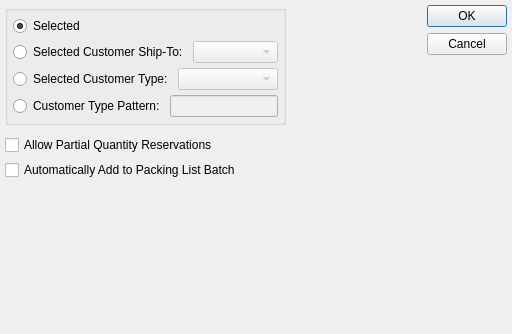
<?xml version="1.0" encoding="UTF-8"?>
<ui version="4.0">
 <comment>This file is part of the xTuple ERP: PostBooks Edition, a free and
open source Enterprise Resource Planning software suite,
Copyright (c) 1999-2019 by OpenMFG LLC, d/b/a xTuple.
It is licensed to you under the Common Public Attribution License
version 1.0, the full text of which (including xTuple-specific Exhibits)
is available at www.xtuple.com/CPAL.  By using this software, you agree
to be bound by its terms.</comment>
 <class>allocateReservations</class>
 <widget class="QDialog" name="allocateReservations">
  <property name="geometry">
   <rect>
    <x>0</x>
    <y>0</y>
    <width>512</width>
    <height>334</height>
   </rect>
  </property>
  <property name="sizePolicy">
   <sizepolicy hsizetype="Preferred" vsizetype="Preferred">
    <horstretch>0</horstretch>
    <verstretch>0</verstretch>
   </sizepolicy>
  </property>
  <property name="windowTitle">
   <string>Allocate Reservations</string>
  </property>
  <layout class="QGridLayout" name="gridLayout">
   <item row="0" column="0">
    <layout class="QHBoxLayout" name="horizontalLayout_2">
     <item>
      <layout class="QVBoxLayout" name="verticalLayout_2">
       <item>
        <layout class="QVBoxLayout" name="verticalLayout">
         <item>
          <widget class="QGroupBox" name="_customerGroup">
           <layout class="QGridLayout" name="gridLayout_2">
            <item row="0" column="0">
             <layout class="QHBoxLayout" name="horizontalLayout">
              <item>
               <widget class="QRadioButton" name="_selectedCustomer">
                <property name="text">
                 <string>Selected </string>
                </property>
                <property name="checked">
                 <bool>true</bool>
                </property>
               </widget>
              </item>
              <item>
               <widget class="CustCluster" name="_cust">
                <property name="nameVisible">
                 <bool>false</bool>
                </property>
                <property name="descriptionVisible">
                 <bool>false</bool>
                </property>
               </widget>
              </item>
             </layout>
            </item>
            <item row="1" column="0">
             <layout class="QHBoxLayout">
              <property name="spacing">
               <number>5</number>
              </property>
              <item>
               <widget class="QRadioButton" name="_selectedCustomerShipto">
                <property name="text">
                 <string>Selected Customer Ship-To:</string>
                </property>
               </widget>
              </item>
              <item>
               <widget class="XComboBox" name="_customerShipto">
                <property name="enabled">
                 <bool>false</bool>
                </property>
                <property name="sizePolicy">
                 <sizepolicy hsizetype="Expanding" vsizetype="Fixed">
                  <horstretch>0</horstretch>
                  <verstretch>0</verstretch>
                 </sizepolicy>
                </property>
               </widget>
              </item>
             </layout>
            </item>
            <item row="2" column="0">
             <layout class="QHBoxLayout">
              <property name="spacing">
               <number>5</number>
              </property>
              <item>
               <widget class="QRadioButton" name="_selectedCustomerType">
                <property name="text">
                 <string>Selected Customer Type:</string>
                </property>
               </widget>
              </item>
              <item>
               <widget class="XComboBox" name="_customerTypes">
                <property name="enabled">
                 <bool>false</bool>
                </property>
                <property name="sizePolicy">
                 <sizepolicy hsizetype="Expanding" vsizetype="Fixed">
                  <horstretch>0</horstretch>
                  <verstretch>0</verstretch>
                 </sizepolicy>
                </property>
               </widget>
              </item>
             </layout>
            </item>
            <item row="3" column="0">
             <layout class="QHBoxLayout">
              <property name="spacing">
               <number>5</number>
              </property>
              <item>
               <widget class="QRadioButton" name="_customerTypePattern">
                <property name="text">
                 <string>Customer Type Pattern:</string>
                </property>
               </widget>
              </item>
              <item>
               <widget class="XLineEdit" name="_customerType">
                <property name="enabled">
                 <bool>false</bool>
                </property>
               </widget>
              </item>
             </layout>
            </item>
           </layout>
          </widget>
         </item>
         <item>
          <widget class="DateCluster" name="_dates">
           <property name="focusPolicy">
            <enum>Qt::StrongFocus</enum>
           </property>
          </widget>
         </item>
         <item>
          <widget class="XCheckBox" name="_partialReservations">
           <property name="text">
            <string>Allow Partial Quantity Reservations</string>
           </property>
          </widget>
         </item>
         <item>
          <widget class="XCheckBox" name="_addPackingList">
           <property name="text">
            <string>Automatically Add to Packing List Batch</string>
           </property>
          </widget>
         </item>
        </layout>
       </item>
       <item>
        <spacer name="verticalSpacer">
         <property name="orientation">
          <enum>Qt::Vertical</enum>
         </property>
         <property name="sizeHint" stdset="0">
          <size>
           <width>20</width>
           <height>0</height>
          </size>
         </property>
        </spacer>
       </item>
      </layout>
     </item>
     <item>
      <spacer name="horizontalSpacer">
       <property name="orientation">
        <enum>Qt::Horizontal</enum>
       </property>
       <property name="sizeHint" stdset="0">
        <size>
         <width>0</width>
         <height>20</height>
        </size>
       </property>
      </spacer>
     </item>
     <item>
      <widget class="QDialogButtonBox" name="_buttonBox">
       <property name="orientation">
        <enum>Qt::Vertical</enum>
       </property>
       <property name="standardButtons">
        <set>QDialogButtonBox::Cancel|QDialogButtonBox::Ok</set>
       </property>
      </widget>
     </item>
    </layout>
   </item>
  </layout>
 </widget>
 <layoutdefault spacing="5" margin="5"/>
 <customwidgets>
  <customwidget>
   <class>CustCluster</class>
   <extends>QWidget</extends>
   <header>custcluster.h</header>
  </customwidget>
  <customwidget>
   <class>DateCluster</class>
   <extends>QWidget</extends>
   <header>datecluster.h</header>
   <container>1</container>
  </customwidget>
  <customwidget>
   <class>XCheckBox</class>
   <extends>QCheckBox</extends>
   <header>xcheckbox.h</header>
  </customwidget>
  <customwidget>
   <class>XComboBox</class>
   <extends>QComboBox</extends>
   <header>xcombobox.h</header>
  </customwidget>
  <customwidget>
   <class>XLineEdit</class>
   <extends>QLineEdit</extends>
   <header>xlineedit.h</header>
   <container>1</container>
  </customwidget>
 </customwidgets>
 <tabstops>
  <tabstop>_selectedCustomer</tabstop>
  <tabstop>_cust</tabstop>
  <tabstop>_selectedCustomerShipto</tabstop>
  <tabstop>_customerShipto</tabstop>
  <tabstop>_selectedCustomerType</tabstop>
  <tabstop>_customerTypes</tabstop>
  <tabstop>_customerTypePattern</tabstop>
  <tabstop>_customerType</tabstop>
  <tabstop>_dates</tabstop>
  <tabstop>_partialReservations</tabstop>
  <tabstop>_addPackingList</tabstop>
  <tabstop>_buttonBox</tabstop>
 </tabstops>
 <resources/>
 <connections>
  <connection>
   <sender>_selectedCustomerShipto</sender>
   <signal>toggled(bool)</signal>
   <receiver>_customerShipto</receiver>
   <slot>setEnabled(bool)</slot>
   <hints>
    <hint type="sourcelabel">
     <x>145</x>
     <y>57</y>
    </hint>
    <hint type="destinationlabel">
     <x>226</x>
     <y>60</y>
    </hint>
   </hints>
  </connection>
  <connection>
   <sender>_selectedCustomerType</sender>
   <signal>toggled(bool)</signal>
   <receiver>_customerTypes</receiver>
   <slot>setEnabled(bool)</slot>
   <hints>
    <hint type="sourcelabel">
     <x>130</x>
     <y>87</y>
    </hint>
    <hint type="destinationlabel">
     <x>246</x>
     <y>89</y>
    </hint>
   </hints>
  </connection>
  <connection>
   <sender>_customerTypePattern</sender>
   <signal>toggled(bool)</signal>
   <receiver>_customerType</receiver>
   <slot>setEnabled(bool)</slot>
   <hints>
    <hint type="sourcelabel">
     <x>117</x>
     <y>109</y>
    </hint>
    <hint type="destinationlabel">
     <x>231</x>
     <y>115</y>
    </hint>
   </hints>
  </connection>
  <connection>
   <sender>_buttonBox</sender>
   <signal>rejected()</signal>
   <receiver>allocateReservations</receiver>
   <slot>reject()</slot>
   <hints>
    <hint type="sourcelabel">
     <x>526</x>
     <y>97</y>
    </hint>
    <hint type="destinationlabel">
     <x>286</x>
     <y>141</y>
    </hint>
   </hints>
  </connection>
  <connection>
   <sender>_selectedCustomer</sender>
   <signal>toggled(bool)</signal>
   <receiver>_cust</receiver>
   <slot>setEnabled(bool)</slot>
   <hints>
    <hint type="sourcelabel">
     <x>71</x>
     <y>48</y>
    </hint>
    <hint type="destinationlabel">
     <x>237</x>
     <y>47</y>
    </hint>
   </hints>
  </connection>
 </connections>
</ui>
